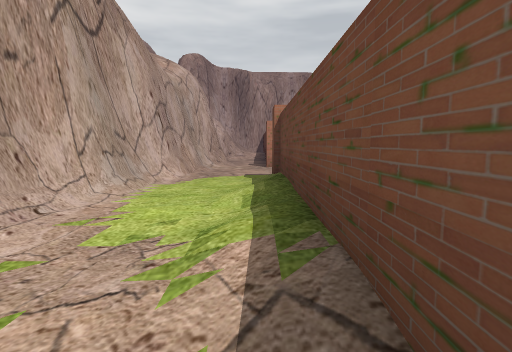
[1] (above)

17 first-person views from a walk through a 3-D level made in the Unity game engine. The camera is 1.3 m above the floor, tilts 6° down and sees 80° across. The floor is counted in squares, 2 m on a side. Each view is taken from the middle of a square. On the plan, view 1 faces up. The plan holds only what a view shows up to about 10 squares ahead; the rest is blank. The place goes on beyond the plan. Some surface patterns are stand-ins.

[2]
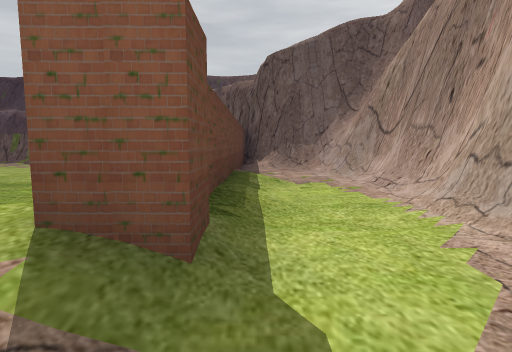

[3]
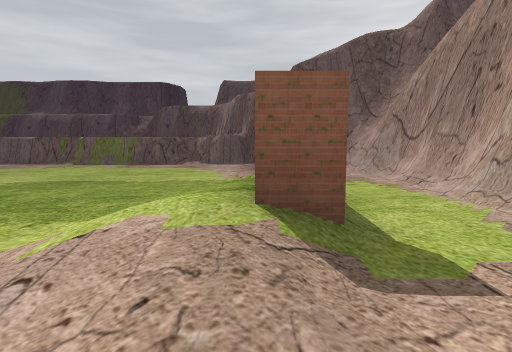

[4]
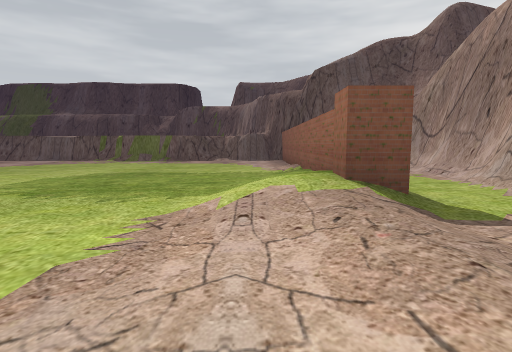

[5]
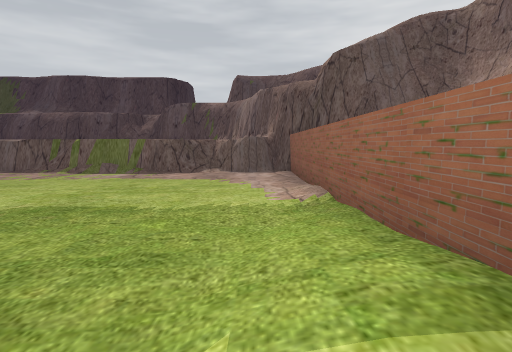

[6]
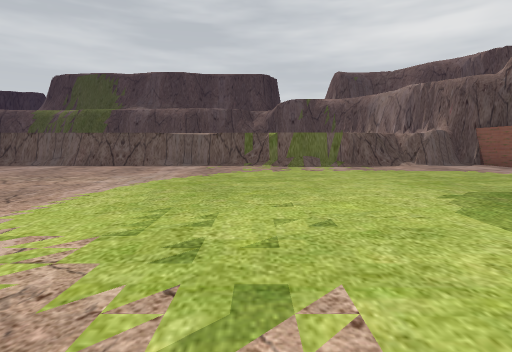

[7]
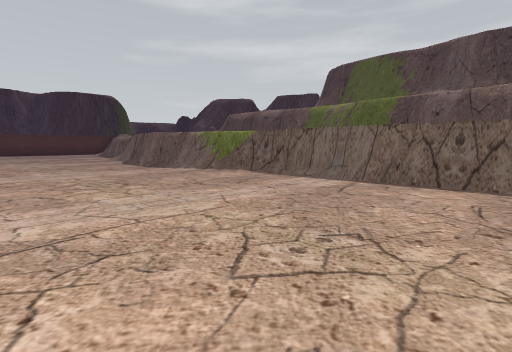

[8]
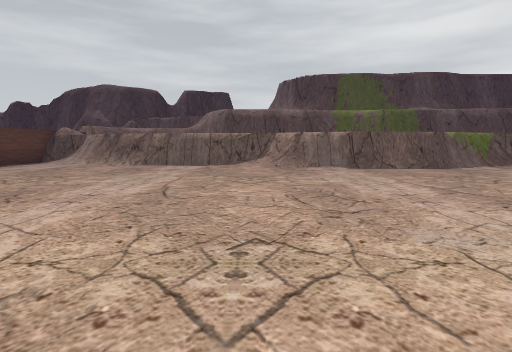

[9]
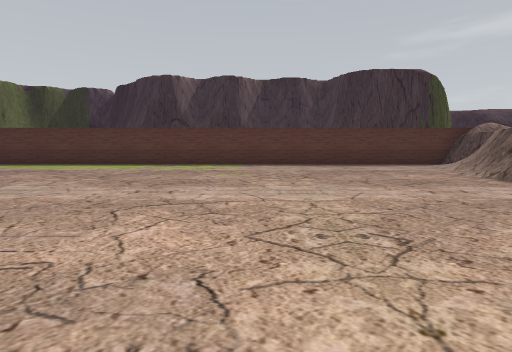

[10]
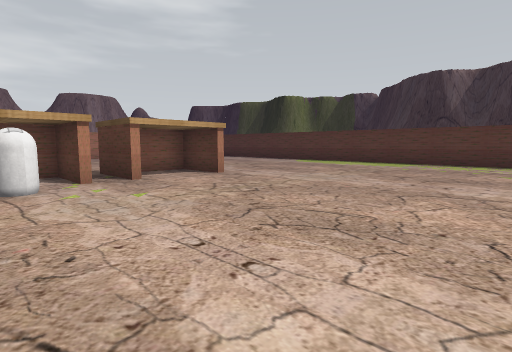

[11]
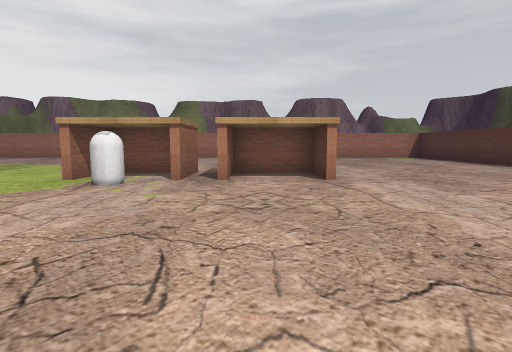

[12]
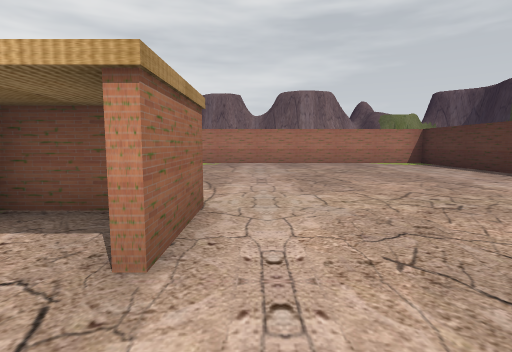

[13]
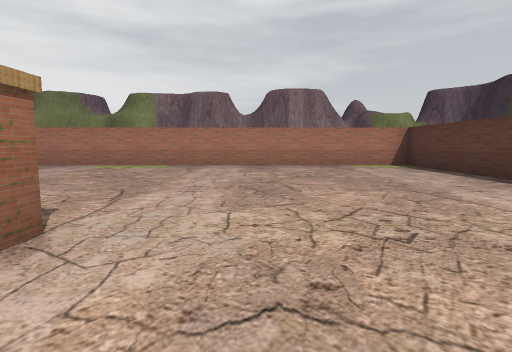

[14]
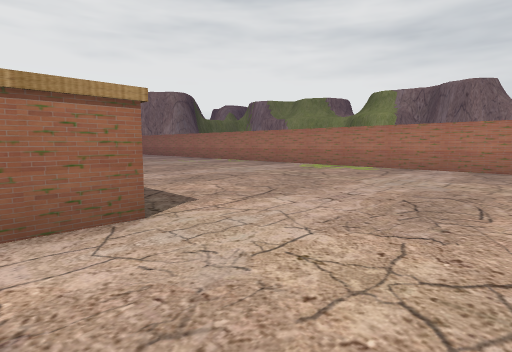

[15]
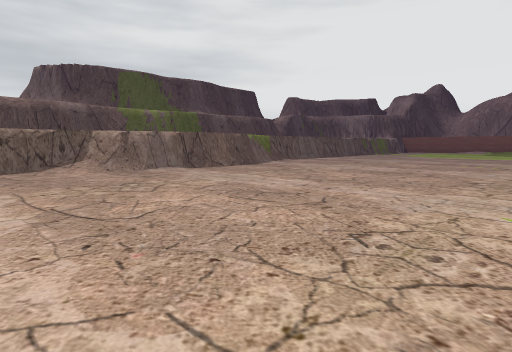

[16]
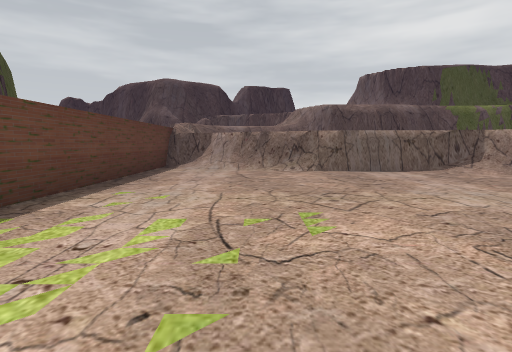

[17]
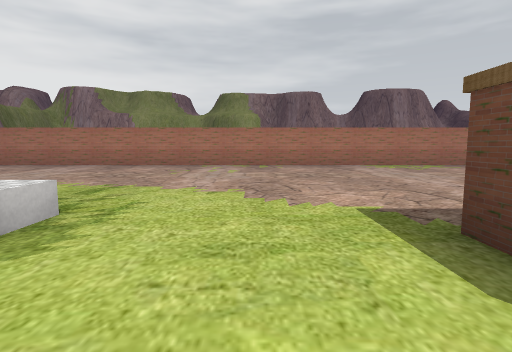

### Floor plan
Key: @ floor where view 1 was taken; # wall or solid block; . floor; / step, stairs or slope; = window, fence, low wall or low ledge; ^ raised ledge; C capsule; O other object.
Columns run from 3 left of view 1 to 32 right of it. Each row starts with its distance up from view 1.
 16               ######################
 15                ....................#
 14                ....................#
 13                 ...................#
 12                  ..................#
 11                    ................#
 10   =.               ................#
  9  ^..#.              ...............#
  8  ^../..             ...OOOOOO......#
  7  ^..//..             ..O.OO.O......#
  6  ^..//...  .          ...C.........#
  5  =./#/.......          ............#
  4  =./#/........   ..................#
  3 ^/./#..........  ..................#
  2 ^/./#..............................#
  1 ^/./#..............................#
  0 ^=.@#..............................#
 -1 ^=/.#..............................#
 -2  ==/#..............................#
 -3   ^=#...####...###.###^#^^=/.......#
 -4     ####^  ^^^^##^^^^     ^^=##==/.#
 -5                                ^^=##
 -6                                  ^^
 -7                                   ^

Positions as (right, up) in squares from view 1, and headings:
1: (0, 0), facing up
2: (0, 7), facing down
3: (1, 8), facing down
4: (2, 9), facing down
5: (2, 6), facing down
6: (8, 6), facing down
7: (11, 2), facing down-right
8: (24, 6), facing down
9: (22, 1), facing right
10: (21, 1), facing up-right
11: (24, 1), facing up
12: (26, 5), facing up
13: (27, 6), facing up
14: (28, 7), facing up-left
15: (26, 5), facing down-left
16: (29, 4), facing down
17: (19, 6), facing up
